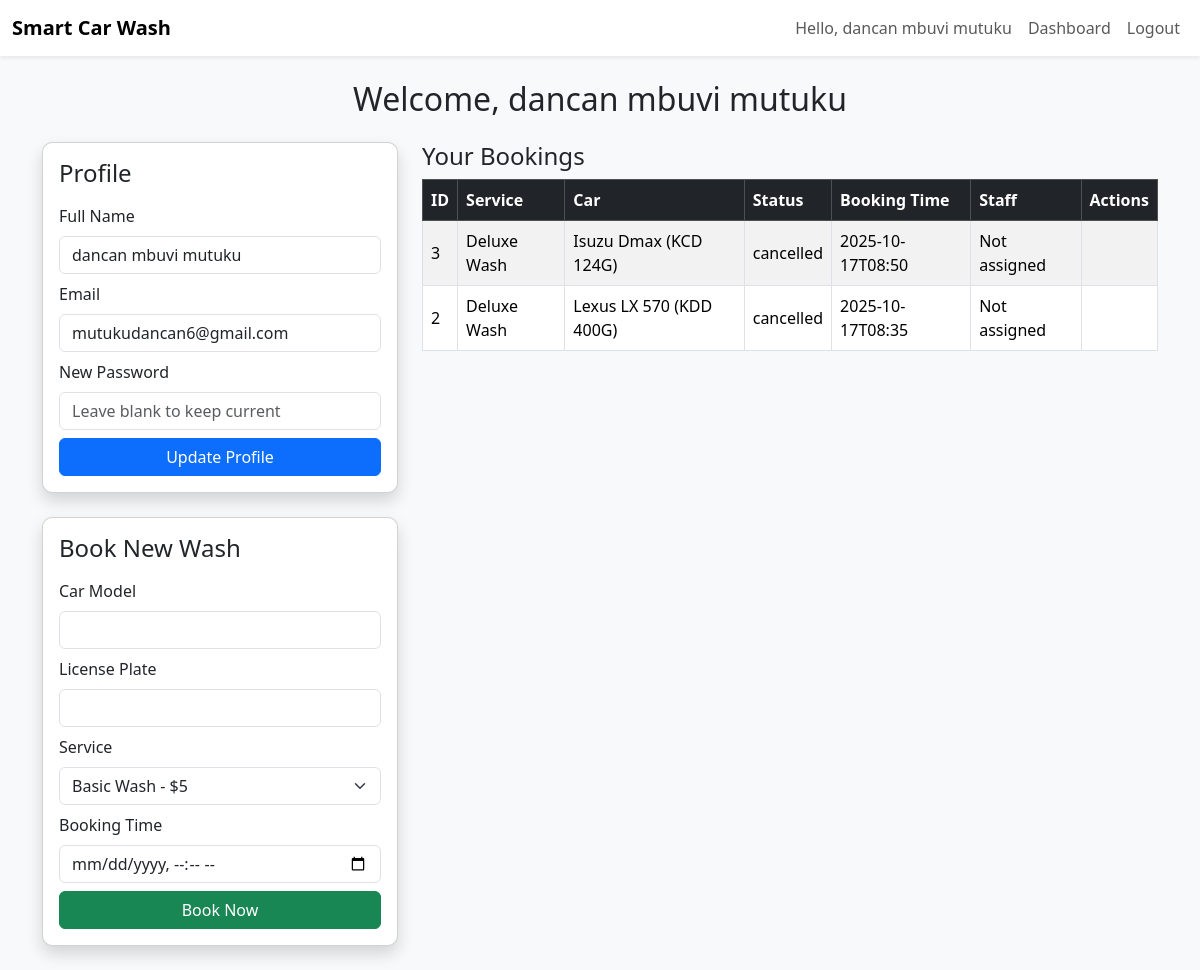
Before: /customer/dashboard.php (signed in) with the older database file.
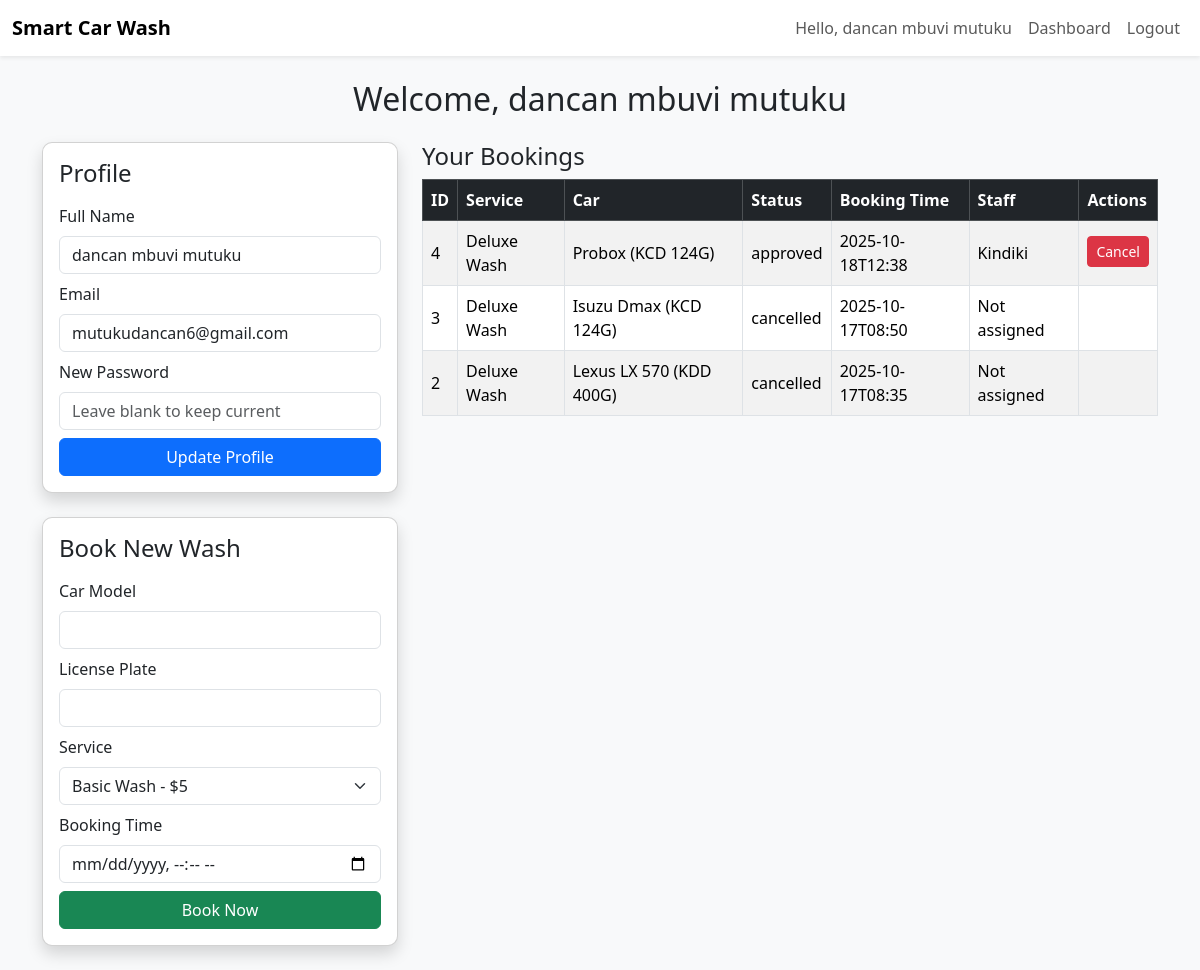
After: the same page with the newer database file.
### tables this page shows
CREATE TABLE bookings (
    id INTEGER PRIMARY KEY AUTOINCREMENT,
    user_id INTEGER,
    car_model TEXT,
    license_plate TEXT,
    service_id INTEGER,
    booking_time DATETIME,
    status TEXT DEFAULT 'pending',
    payment_status TEXT DEFAULT 'pending',
    created_at DATETIME DEFAULT CURRENT_TIMESTAMP
, staff_id INTEGER);

CREATE TABLE services (
    id INTEGER PRIMARY KEY AUTOINCREMENT,
    service_name TEXT,
    description TEXT,
    price REAL,
    duration INTEGER,
    created_at DATETIME DEFAULT CURRENT_TIMESTAMP
, category TEXT DEFAULT 'General');

CREATE TABLE users (
    id INTEGER PRIMARY KEY AUTOINCREMENT,
    name TEXT NOT NULL,
    email TEXT UNIQUE NOT NULL,
    password TEXT NOT NULL,
    role TEXT DEFAULT 'customer',
    created_at DATETIME DEFAULT CURRENT_TIMESTAMP
);

### includes/topbar.php (called while the page is built, shortened)
<?php
$user = $_SESSION['user'] ?? null;
?>

### customer/dashboard.php (the view, shortened to what the changed rows need)
<?php
require_once __DIR__.'/../includes/db.php';
$user = $_SESSION['user'];
$user_id = $user['id'];
$stmt = $db->prepare("
    SELECT b.*, s.service_name, st.name AS staff_name
    FROM bookings b
    LEFT JOIN services s ON b.service_id = s.id
    LEFT JOIN users st ON b.staff_id = st.id
    WHERE b.user_id=:uid
    ORDER BY b.created_at DESC
");
$stmt->execute([':uid'=>$user_id]);
$bookings = $stmt->fetchAll(PDO::FETCH_ASSOC);
?>
<!DOCTYPE html>
<html lang="en">
<head>
<link href="https://cdn.jsdelivr.net/npm/bootstrap@5.3.2/dist/css/bootstrap.min.css" rel="stylesheet">
<link rel="stylesheet" href="../assets/css/style.css">
</head>
<body>
<?php include('../includes/topbar.php'); ?>
<div class="container py-4">
    <h2 class="text-center mb-4">Welcome, <?= htmlspecialchars($user['name']) ?></h2>
    <div class="row g-4">
        <div class="col-lg-8">
            <div class="table-responsive">
                <table class="table table-striped table-bordered align-middle">
                    <thead class="table-dark">
                        <tr>
                            <th>ID</th>
                            <th>Service</th>
                            <th>Car</th>
                            <th>Status</th>
                            <th>Booking Time</th>
                            <th>Staff</th>
                            <th>Actions</th>
                        </tr>
                    </thead>
                    <tbody>
                        <?php if($bookings): foreach($bookings as $b): ?>
                        <tr>
                            <td><?= $b['id'] ?></td>
                            <td><?= htmlspecialchars($b['service_name']) ?></td>
                            <td><?= htmlspecialchars($b['car_model']) ?> (<?= htmlspecialchars($b['license_plate']) ?>)</td>
                            <td><?= htmlspecialchars($b['status']) ?></td>
                            <td><?= $b['booking_time'] ?></td>
                            <td><?= htmlspecialchars($b['staff_name'] ?? 'Not assigned') ?></td>
                            <td>
                                <?php if($b['status']=='pending' || $b['status']=='approved'): ?>
                                    <a href="?cancel=<?= $b['id'] ?>" class="btn btn-sm btn-danger mb-1" onclick="return confirm('Cancel this booking?')">Cancel</a>
                                <?php endif; ?>
                            </td>
                        </tr>
                        <?php endforeach; else: ?>
                        <tr><td colspan="7" class="text-center">No bookings yet.</td></tr>
                        <?php endif; ?>
                    </tbody>
                </table>
            </div>
        </div>
    </div>
</div>
</body>
</html>

Changed rows visible on the page:
added bookings: id "4", service.service_name "Deluxe Wash", car_model "Probox", license_plate "KCD 124G", status "approved", booking_time "2025-10-18T12:38", users.name "Kindiki"
